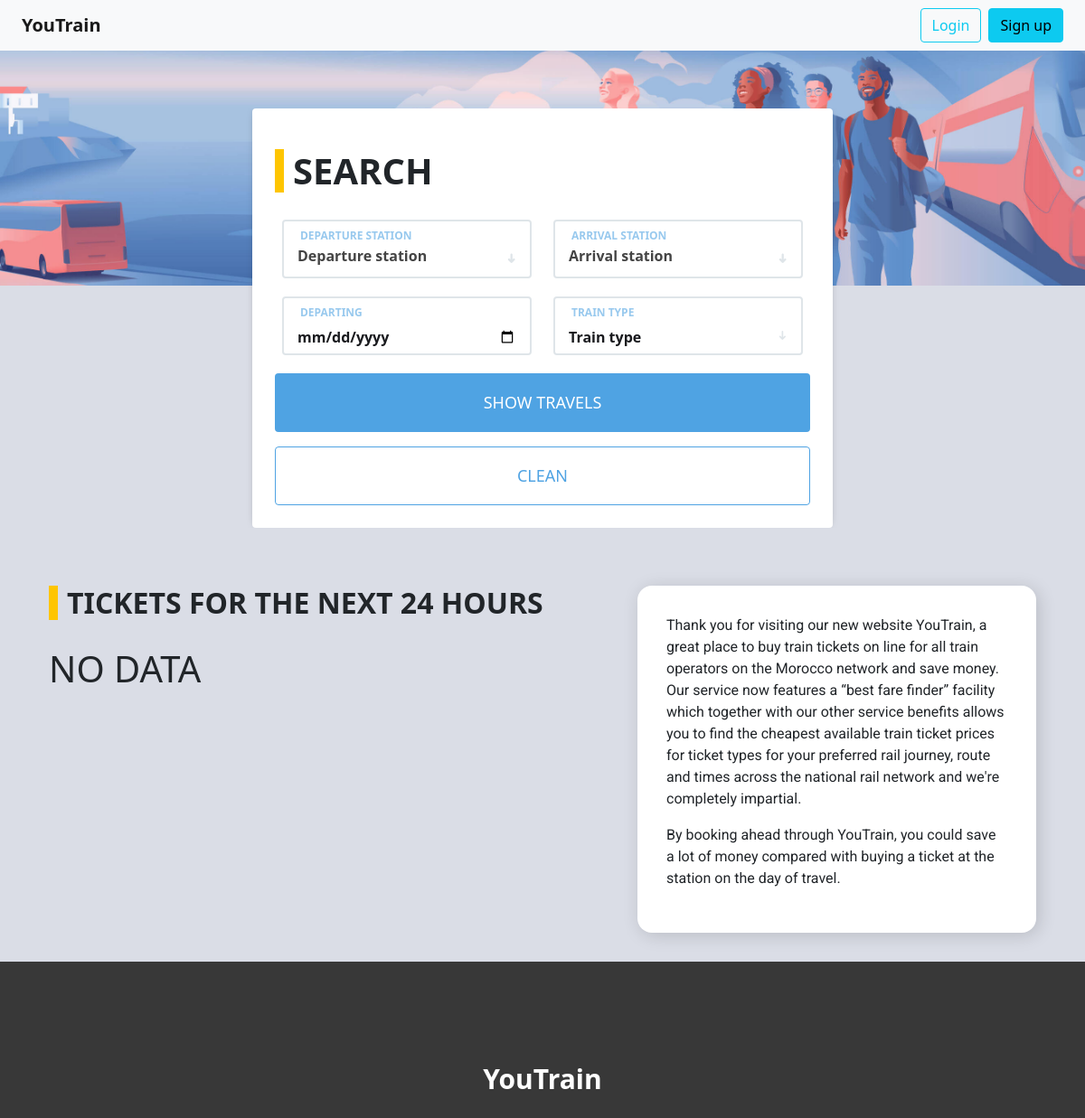
/ (upper part), run on an earlier commit of the app's database.
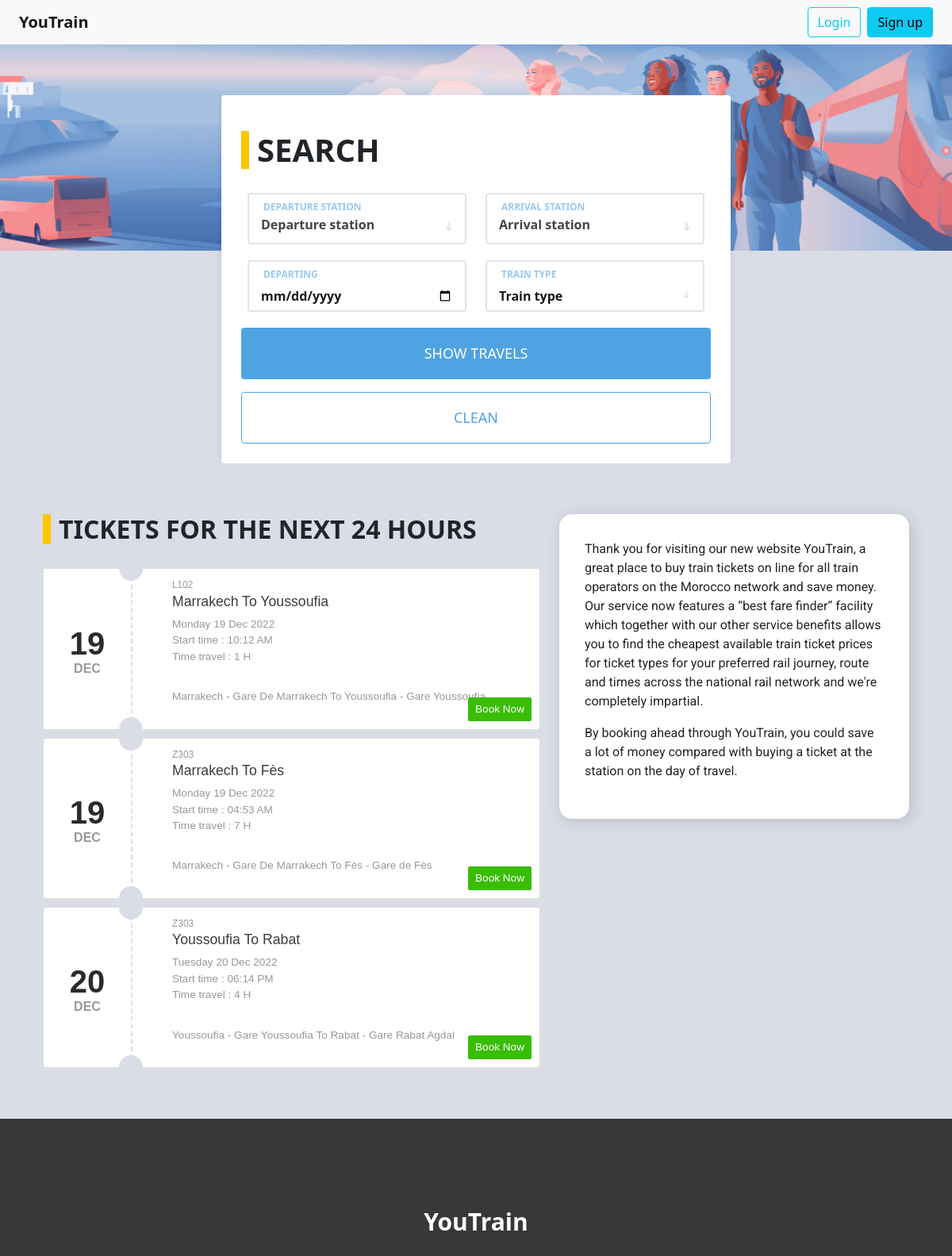
And on a later commit of the database.
### tables this page shows
CREATE TABLE IF NOT EXISTS `travels` (
  `id` int NOT NULL AUTO_INCREMENT,
  `time` float NOT NULL,
  `price` float NOT NULL,
  `seat` int NOT NULL DEFAULT '0',
  `start_station_id` int NOT NULL,
  `end_station_id` int NOT NULL,
  `date_start` timestamp NOT NULL,
  `created_at` timestamp NOT NULL DEFAULT CURRENT_TIMESTAMP,
  `updated_at` timestamp NOT NULL,
  `created_by` int NOT NULL,
  `updated_by` int DEFAULT NULL,
  `train_id` int NOT NULL,
  PRIMARY KEY (`id`)
);

CREATE TABLE IF NOT EXISTS `trains` (
  `id` int NOT NULL AUTO_INCREMENT,
  `name` varchar(60) NOT NULL,
  `capacity` int NOT NULL,
  `type_id` int NOT NULL,
  PRIMARY KEY (`id`)
);

CREATE TABLE IF NOT EXISTS `cities` (
  `id` int NOT NULL AUTO_INCREMENT,
  `name` varchar(40) NOT NULL,
  PRIMARY KEY (`id`)
);

CREATE TABLE IF NOT EXISTS `stations` (
  `id` int NOT NULL AUTO_INCREMENT,
  `name` varchar(60) NOT NULL,
  `address` text NOT NULL,
  `capacity` int NOT NULL,
  `city_id` int NOT NULL,
  PRIMARY KEY (`id`)
);

### models/travel.php (called while the page is built, shortened)
<?php
require_once 'connection.php';
class Travel extends Connection
{
  public function index_tickets()
  {
    $date_d = date("Y-m-d H:i:s");
    $date_e = date("Y-m-d H:i:s", strtotime($date_d . ' + 2 days'));
    $sql = "SELECT
                travels.* ,
                trains.name as train,
                trains.capacity as capacity,
                type_trains.name as type_train,
                s_start.name as station_start,
                s_end.name as station_end,
                c_start.name as city_start,
                c_end.name as city_end
                FROM travels
                inner join stations as s_start on s_start.id=travels.start_station_id
                inner join stations as s_end on s_end.id=travels.end_station_id
                inner join trains on trains.id=travels.train_id
                inner join type_trains on type_trains.id=trains.type_id
                inner join cities as c_start on c_start.id=s_start.city_id
                inner join cities as c_end on c_end.id=s_end.city_id
              where
                travels.date_start between ? and ?
                limit 5
                ";
    $stmt = $this->connect()->prepare($sql);
    $stmt->execute([$date_d, $date_e]);
    $result = $stmt->fetchAll();
    return  $result;
  }
}

### models/connection.php (called while the page is built, shortened)
<?php
class Connection
{
      private $serv = 'localhost';
      private $user = 'root';
      private $pass = '';
      private $bd = 'youtrain';
      private function pdoConnection()
      {
            $con = new PDO('mysql:host=' . $this->serv . ';dbname=' . $this->bd, $this->user, $this->pass);
            $con->setAttribute(PDO::ATTR_DEFAULT_FETCH_MODE, PDO::FETCH_ASSOC);
            try {
                  return $con;
            } catch (PDOException $e) {
                  echo 'Database Error: ' . $e->getMessage();
            }
      }
      public function connect()
      {
            return $this->pdoConnection();
      }
}

### views/searchBoxView.php (the view, shortened to what the changed rows need)
<section id="search">
  <div class="container">
    <div class="row row-search">
      <div class="col-md-11 mx-auto col-md-offset-1">
        <div class="booking-form">
          <form method="get" action="search.php" id="search-form">
            <h1 class="title-search">Search</h1>
          </form>
        </div>
      </div>
    </div>
  </div>
</section>

### views/ticketsView.php (shortened to what the changed rows need)
<?php
if (isset($travels)) {
  if (count($travels) == 0) {
    echo '<h1> NO DATA </h1>';
  }
  foreach ($travels as $travel) {
    $date = new DateTimeImmutable($travel['date_start']);
    $day = $date->format('d');
    $month = $date->format('M');
    $full_date = $date->format('l d M Y');
    $start_time = $date->format('h:i A');
?>
    <article class="card view-card fl-left">
      <section class="date">
        <time datetime="23th feb"> <span><?= $day ?></span><span><?= $month ?></span> </time>
      </section>
      <section class="card-cont">
        <small><?= $travel['train'] ?></small>
        <h3><?= $travel['city_start'] . ' To ' . $travel['city_end'] ?></h3>
        <div class="even-date">
          <time>
            <span><?= $full_date ?></span>
            <span>Start time : <?= $start_time ?></span>
            <span>Time travel : <?= $travel['time'] ?> H</span>
          </time>
        </div>
        <div class="even-info">
          <p><?= $travel['city_start'] . ' - ' . $travel['station_start'] . ' To ' . $travel['city_end'] . ' - ' . $travel['station_end'] ?></p>
        </div>
        <?php if ($travel['capacity'] > $travel['seat']) { ?>
          <a class="book" href="checkout.php?id_travel=<?= $travel['id'] ?>">Book Now</a>
        <?php } else { ?>
          <a class="disabled">Full Travel</a>
        <?php } ?>
      </section>
    </article>
  <?php
  }
} else {
  ?>
  <h1>NO DATA AVAILABLE</h1>
<?php
}
?>

What changed in the data, as far as the page shows it:
added travels: date_start "19", date_start "DEC", train.name "L102", cities.name "Marrakech", cities.name "Youssoufia", date_start "Monday 19 Dec 2022", date_start "10:12 AM", time "1", stations.name "Gare De Marrakech", stations.name "Gare Youssoufia"
added travels: date_start "19", date_start "DEC", train.name "Z303", cities.name "Marrakech", cities.name "Fès", date_start "Monday 19 Dec 2022", date_start "04:53 AM", time "7", stations.name "Gare De Marrakech", stations.name "Gare de Fès"
added travels: date_start "20", date_start "DEC", train.name "Z303", cities.name "Youssoufia", cities.name "Rabat", date_start "Tuesday 20 Dec 2022", date_start "06:14 PM", time "4", stations.name "Gare Youssoufia", stations.name "Gare Rabat Agdal"
Also different on the page:
text no longer shown: "NO DATA"
